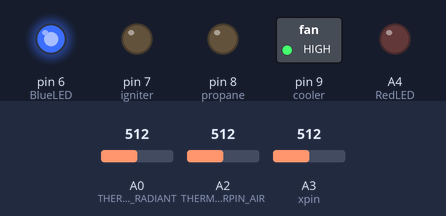
The sketch below on a simulated Arduino Uno, built with avr-gcc and run on an emulated ATmega328P. On the bench: switched loads named in the sketch (green lamp = pin HIGH), output pins drawn as LEDs (lit = HIGH). The test bench sets the inputs (shaded band); at power-on: A0 (THERMISTORPIN_RADIANT) = 512, A3 (xpin) = 512, A2 (THERMOSTORPIN_AIR) = 512. What the sketch prints to the serial monitor is not drawn.

Above: at 1.2 s.
1.3 s: A0 (THERMISTORPIN_RADIANT) set to 585
3.2 s: A0 (THERMISTORPIN_RADIANT) set to 610
At 4.7 s:
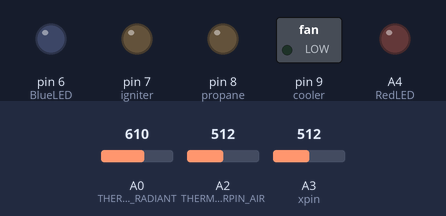
5.6 s: A3 (xpin) set to 400
7.4 s: A3 (xpin) set to 380
At 8.9 s:
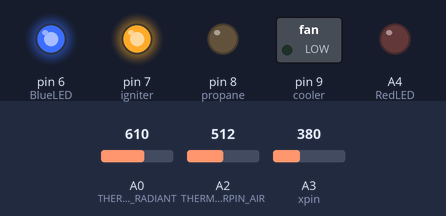
At 14.7 s:
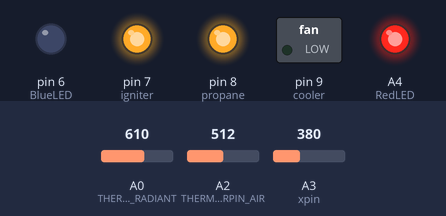
Timing chart, 0 to 14.9 s (numbered marks = the images above; inputs shaded):
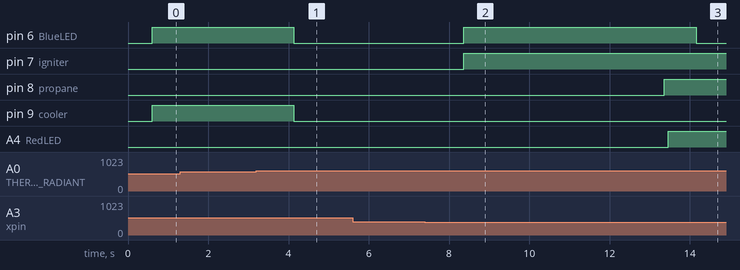

The sketch:

Merged_all_3_.ino
```cpp
////////////////////////////////////THERMISTOR_DECLERATIONS
// which analog pin to connect
#define THERMISTORPIN_RADIANT A0
#define THERMOSTORPIN_AIR A2
// resistance at 25 degrees C
#define THERMISTORNOMINAL 10000
// temp. for nominal resistance (almost always 25 C)
#define TEMPERATURENOMINAL 25
// how many samples to take and average, more takes longer
// but is more 'smooth'
#define NUMSAMPLES 5
// The beta coefficient of the thermistor (usually 3000-4000)
#define BCOEFFICIENT 3950
// the value of the 'other' resistor
#define SERIESRESISTOR 10000

int samples_rad [NUMSAMPLES];
int samples_air [NUMSAMPLES];


///////////////////////////////////FIRE_CONTROL_DECLERATIONS
/*
  This code turns on the fire when you heat up the thermistor.
  It also turns on LEDs for disgnostics.
*/

int igniter = 7;
int propane = 8;
int cooler = 9;
int BlueLED = 6;    // actually not used
int YellowLED = 6;  // actually not used
int RedLED = A4;    // actually not used
//int thermosensor = A1;
//int SetpointHeat = 60;
//int SetpointCool;  // maybe make independent later
boolean FireOn = false;
boolean CoolingOn = false;


//////////////////////////////////ACCELEROMETER DECLERATIONS
/*
 ADXL3xx

 Reads an Analog Devices ADXL3xx accelerometer and communicates the
 acceleration to the computer.  The pins used are designed to be easily
 compatible with the breakout boards from Sparkfun, available from:
 http://www.sparkfun.com/commerce/categories.php?c=80

 http://www.arduino.cc/en/Tutorial/ADXL3xx

 The circuit:
 analog 0: accelerometer self test
 analog 1: z-axis
 analog 2: y-axis
 analog 3: x-axis

*/

// these constants describe the pins. They won't change:
const int xpin = A3;                  // x-axis of the accelerometer
//const int ypin = A2;                  // y-axis
//const int zpin = A1;                  // z-axis (only on 3-axis models)


#define acosf acos;


void setup(void) {
    Serial.begin(115200);


  pinMode(igniter, OUTPUT);
  pinMode(propane, OUTPUT);
  pinMode(cooler, OUTPUT);
  pinMode(YellowLED, OUTPUT);
  pinMode(RedLED, OUTPUT);
  pinMode(BlueLED, OUTPUT);


}


void loop(void) {
  uint8_t i;
  float average_rad;
  float average_air;
  float OperativeTemp;

 ///////////////////////////////////////////////READ RADIANT TEMP

  // take N samples in a row, with a slight delay
  for (i=0; i< NUMSAMPLES; i++) {
   samples_rad[i] = analogRead(THERMISTORPIN_RADIANT);
   delay(10);
  }

  // average all the samples out
  average_rad = 0;
  for (i=0; i< NUMSAMPLES; i++) {
     average_rad += samples_rad[i];
  }
  average_rad /= NUMSAMPLES;

 // Serial.print("Average analog reading ");
 // Serial.println(average_rad);

  // convert the value to resistance
  average_rad = 1023 / average_rad - 1;
  average_rad = SERIESRESISTOR / average_rad;
// Serial.print("Thermistor resistance ");
//  Serial.println(average_radiant);

  float steinhart_rad;
  steinhart_rad = average_rad / THERMISTORNOMINAL;     // (R/Ro)
  steinhart_rad = log(steinhart_rad);                  // ln(R/Ro)
  steinhart_rad /= BCOEFFICIENT;                   // 1/B * ln(R/Ro)
  steinhart_rad += 1.0 / (TEMPERATURENOMINAL + 273.15); // + (1/To)
  steinhart_rad = 1.0 / steinhart_rad;                 // Invert
  steinhart_rad -= 273.15;                         // convert to C
  float fahrenheit_rad = steinhart_rad * 9/5 + 32;     // convert to F

  Serial.print("Radiant Temp: ");
  Serial.print(fahrenheit_rad);
  Serial.print(" *F");
  Serial.print('\t');

 //////////////////////////////////READ AIR TEMP

  // take N samples in a row, with a slight delay
  for (i=0; i< NUMSAMPLES; i++) {
   samples_air[i] = analogRead(THERMOSTORPIN_AIR);
   delay(10);
  }

  // average all the samples out
  average_air = 0;
  for (i=0; i< NUMSAMPLES; i++) {
     average_air += samples_air[i];
  }
  average_air /= NUMSAMPLES;

 // Serial.print("Average analog reading ");
 // Serial.println(average);

  // convert the value to resistance
  average_air = 1023 / average_air - 1;
  average_air = SERIESRESISTOR / average_air;
 // Serial.print("Thermistor resistance ");
 // Serial.println(average_air);

  float steinhart_air;
  steinhart_air = average_air / THERMISTORNOMINAL;     // (R/Ro)
  steinhart_air = log(steinhart_air);                  // ln(R/Ro)
  steinhart_air /= BCOEFFICIENT;                   // 1/B * ln(R/Ro)
  steinhart_air += 1.0 / (TEMPERATURENOMINAL + 273.15); // + (1/To)
  steinhart_air = 1.0 / steinhart_air;                 // Invert
  steinhart_air -= 273.15;                         // convert to C
  float fahrenheit_air = fahrenheit_air * 9/5 + 32;     // convert to F

  //Since hardware for air temp sensor not working yet, just set equal to radiant temp:
   fahrenheit_air = fahrenheit_rad;
   //delete that when air temp sensor working!

  Serial.print("Air Temp (fake): ");
  Serial.print(fahrenheit_air);
  Serial.print(" *F");
  Serial.print('\t');


 ////////////////////////////////// calc operative temp
 OperativeTemp = (fahrenheit_rad + fahrenheit_air)/2;

  Serial.print("Operative Temp: ");
  Serial.print(OperativeTemp);
  Serial.print(" *F");
  Serial.print('\t');


////////////////////////////////////////ACCELEROMETER

 // print the sensor values:
 // Serial.print(analogRead(xpin));
  // print a tab between values:
 // Serial.print("\t");
  //Serial.print(analogRead(ypin));
  // print a tab between values:
 // Serial.print("\t");
  //Serial.print(analogRead(zpin));
  //print a linefeed:

  float cosine = analogRead(xpin) * (-0.0152) + 4.97;

  if (cosine > 1) {
    cosine = 1;}
  if (cosine < (-1)) {
    cosine = -1;}

  float arccos = acos(cosine);

  int SetpointHeat = arccos * (-10.308) + 91.905;

 // Serial.print(arccos);
 //   Serial.print("\t");
     Serial.print("Set temperature: *F");
     Serial.print(SetpointHeat);
     Serial.print('\t');


  // delay before next reading:
  delay(500);


 ////////////////////////////////// HEATING / COOLING CONTROL


  //read serial for setpoint change:
  // if (Serial.available()) {
        /* read the most recent byte */
  //      SetpointHeat = Serial.parseInt();
  //     }
       int SetpointCool = SetpointHeat + 5;  // resetting just in case
  //done reading for setpoint change


    //read & print temperature from 3-pinthermosensor:
        // read the input on analog pin 0:
        //int sensorValue = analogRead(thermosensor);
        // Convert the analog reading (which goes from 0 - 1023) to a voltage (0 - 5V):
        //float voltage = sensorValue * (5.0 / 1023.0);
        //float temperatureC = (voltage - 0.5) * 100 ;  //converting from 10 mv per degree wit 500 mV offset
        //float temperatureF = temperatureC * 9/5 + 32;
        // print out the value you read:
        // Serial.print("Temperature: ");  Serial.print(temperatureF);


    Serial.print("      Setpoint: ");  Serial.print(SetpointHeat);
    Serial.print("      SetpointCool: ");  Serial.print(SetpointCool);
    Serial.print("      FireOn: ");  Serial.print(FireOn);
    Serial.print("      CoolingOn: ");  Serial.print(CoolingOn);
    Serial.println();

    //done reading & displaying temperature


    ////////////////////////// THE IMPORTANT PART OF HEATING / COOLING:
    //Turn on fire if it's cool, turn on cooling if it's warm.
    //Turn everything off if temp in spec.
    //light up red LED for heating & blue LED for cooling:
    if(OperativeTemp < SetpointHeat) {
          // turn off cooling:
          digitalWrite(cooler, LOW);
          CoolingOn = false;
          digitalWrite(BlueLED, LOW);

          //turn fire on!
          if(FireOn == false) {
             digitalWrite(igniter, HIGH);    // turn on igniter
             digitalWrite(YellowLED, HIGH);
             delay(5000);                     // wait for igniter to heat up
             digitalWrite(propane, HIGH);    // turn on propane
             delay(100);                    //blow fire for a second before resetting
             FireOn = true;
             digitalWrite(RedLED, HIGH);

            }
            else{}

         }
       else {
              if(OperativeTemp > SetpointCool) {
                   //Turn off fire:
                   digitalWrite(igniter, LOW);  // turn off igniter
                   digitalWrite(propane, LOW);  //turn off propane
                   FireOn = false;
                   digitalWrite(RedLED, LOW);
                   digitalWrite(YellowLED, LOW);

                   //Turn on cooling:
                   digitalWrite(cooler, HIGH);
                   CoolingOn = true;
                   digitalWrite(BlueLED, HIGH);

                 }

                else {       // temperature is juuuuust right
                       //Turn off cooling:
                       digitalWrite(cooler, LOW);
                       CoolingOn = false;
                       digitalWrite(BlueLED, LOW);

                       //Turn off fire
                       digitalWrite(igniter, LOW);  // turn off igniter
                       digitalWrite(propane, LOW);  //turn off propane
                       FireOn = false;
                       digitalWrite(RedLED, LOW);
                       digitalWrite(YellowLED, LOW);
                      }
           }

  delay(100);               // wait for a tad
}
```

Measured:
- the behaviour switches between 594 and 595 on A0 (THERMISTORPIN_RADIANT) (found by bisection; images 0 and 1)
- the behaviour switches between 391 and 390 on A3 (xpin) (found by bisection; images 1 and 2)
- after the input at 3.2 s, pin 6 (BlueLED), pin 9 (cooler): HIGH → LOW after 0.93 s
- after the input at 5.6 s, every drawn part: stays the same
- after the input at 7.4 s, pin 6 (BlueLED): LOW → HIGH after 0.96 s, → LOW 5.8 s later; pin 7 (igniter): LOW → HIGH after 0.96 s; pin 8 (propane): LOW → HIGH after 6.0 s; A4 (RedLED): LOW → HIGH after 6.1 s
